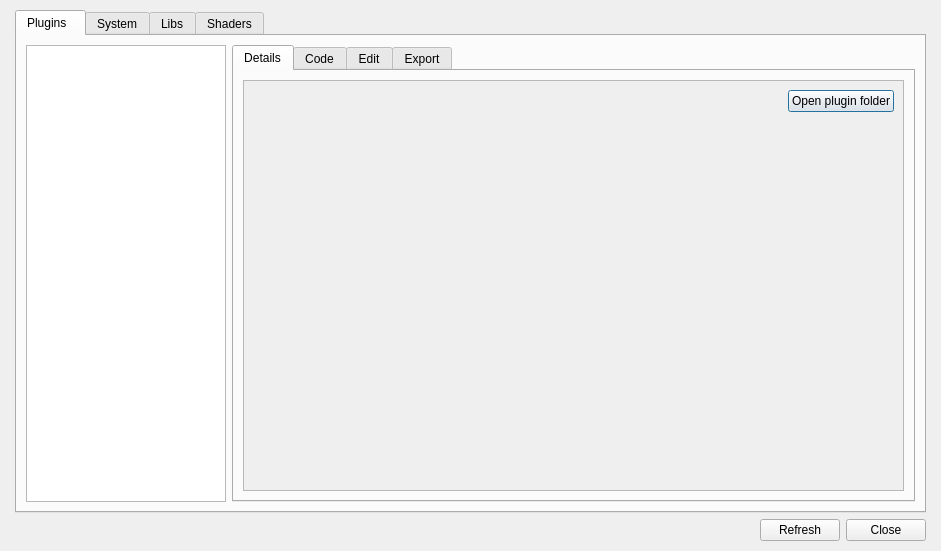
<?xml version="1.0" encoding="UTF-8"?>
<ui version="4.0">
 <class>DialogScripts</class>
 <widget class="QDialog" name="DialogScripts">
  <property name="geometry">
   <rect>
    <x>0</x>
    <y>0</y>
    <width>941</width>
    <height>551</height>
   </rect>
  </property>
  <property name="windowTitle">
   <string>Dialog</string>
  </property>
  <layout class="QGridLayout" name="gridLayout">
   <property name="leftMargin">
    <number>15</number>
   </property>
   <property name="topMargin">
    <number>10</number>
   </property>
   <property name="rightMargin">
    <number>15</number>
   </property>
   <property name="bottomMargin">
    <number>10</number>
   </property>
   <item row="0" column="0">
    <layout class="QVBoxLayout" name="verticalLayout" stretch="1,0">
     <item>
      <widget class="QTabWidget" name="tabWidget">
       <property name="currentIndex">
        <number>0</number>
       </property>
       <widget class="QWidget" name="tabPlugins">
        <attribute name="title">
         <string>Plugins  </string>
        </attribute>
        <layout class="QGridLayout" name="gridLayout_2">
         <item row="0" column="0">
          <layout class="QHBoxLayout" name="horizontalLayout_3" stretch="0,0">
           <item>
            <widget class="WidgetSuperTree" name="treeViewPlugins">
             <property name="minimumSize">
              <size>
               <width>200</width>
               <height>0</height>
              </size>
             </property>
             <property name="maximumSize">
              <size>
               <width>200</width>
               <height>16777215</height>
              </size>
             </property>
             <attribute name="headerVisible">
              <bool>false</bool>
             </attribute>
            </widget>
           </item>
           <item>
            <widget class="QTabWidget" name="tabWidgetPlugin">
             <property name="currentIndex">
              <number>0</number>
             </property>
             <widget class="QWidget" name="tab">
              <attribute name="title">
               <string>Details</string>
              </attribute>
              <layout class="QGridLayout" name="gridLayout_4">
               <item row="0" column="0">
                <widget class="QScrollArea" name="scrollArea">
                 <property name="widgetResizable">
                  <bool>true</bool>
                 </property>
                 <widget class="QWidget" name="scrollAreaWidgetContents">
                  <property name="geometry">
                   <rect>
                    <x>0</x>
                    <y>0</y>
                    <width>655</width>
                    <height>394</height>
                   </rect>
                  </property>
                  <layout class="QGridLayout" name="gridLayout_5">
                   <item row="0" column="0">
                    <layout class="QVBoxLayout" name="verticalLayout_2" stretch="0,1">
                     <item>
                      <layout class="QHBoxLayout" name="horizontalLayout_4">
                       <item>
                        <spacer name="horizontalSpacer_2">
                         <property name="orientation">
                          <enum>Qt::Horizontal</enum>
                         </property>
                         <property name="sizeHint" stdset="0">
                          <size>
                           <width>40</width>
                           <height>20</height>
                          </size>
                         </property>
                        </spacer>
                       </item>
                       <item>
                        <widget class="QPushButton" name="pushButtonOpenPluginFolder">
                         <property name="text">
                          <string>Open plugin folder</string>
                         </property>
                        </widget>
                       </item>
                      </layout>
                     </item>
                     <item>
                      <widget class="PanelPluginDetails" name="panelPluginDetails" native="true"/>
                     </item>
                    </layout>
                   </item>
                  </layout>
                 </widget>
                </widget>
               </item>
              </layout>
             </widget>
             <widget class="QWidget" name="tab_2">
              <attribute name="title">
               <string>Code</string>
              </attribute>
              <layout class="QGridLayout" name="gridLayout_3">
               <item row="0" column="0">
                <widget class="WidgetCode" name="widgetCodePlugin">
                 <property name="enabled">
                  <bool>true</bool>
                 </property>
                </widget>
               </item>
              </layout>
             </widget>
             <widget class="QWidget" name="tab_4">
              <attribute name="title">
               <string>Edit</string>
              </attribute>
              <layout class="QGridLayout" name="gridLayout_7">
               <item row="0" column="0">
                <widget class="QScrollArea" name="scrollArea_2">
                 <property name="widgetResizable">
                  <bool>true</bool>
                 </property>
                 <widget class="QWidget" name="scrollAreaWidgetContents_2">
                  <property name="geometry">
                   <rect>
                    <x>0</x>
                    <y>0</y>
                    <width>641</width>
                    <height>882</height>
                   </rect>
                  </property>
                  <layout class="QGridLayout" name="gridLayout_9">
                   <item row="0" column="0">
                    <layout class="QGridLayout" name="gridLayout_8">
                     <item row="0" column="0">
                      <widget class="QLabel" name="labelName">
                       <property name="text">
                        <string>Name:</string>
                       </property>
                       <property name="textFormat">
                        <enum>Qt::RichText</enum>
                       </property>
                       <property name="wordWrap">
                        <bool>true</bool>
                       </property>
                      </widget>
                     </item>
                     <item row="2" column="0">
                      <widget class="QLabel" name="labelDescritpion">
                       <property name="text">
                        <string>Description:</string>
                       </property>
                       <property name="textFormat">
                        <enum>Qt::RichText</enum>
                       </property>
                       <property name="wordWrap">
                        <bool>true</bool>
                       </property>
                      </widget>
                     </item>
                     <item row="1" column="0">
                      <widget class="QLabel" name="labelAuthor">
                       <property name="text">
                        <string>Author:</string>
                       </property>
                       <property name="textFormat">
                        <enum>Qt::RichText</enum>
                       </property>
                       <property name="wordWrap">
                        <bool>true</bool>
                       </property>
                      </widget>
                     </item>
                     <item row="7" column="0">
                      <widget class="QLabel" name="labelCategory">
                       <property name="text">
                        <string>Category:</string>
                       </property>
                      </widget>
                     </item>
                     <item row="2" column="1" rowspan="2">
                      <widget class="QPlainTextEdit" name="plainTextEditDescription"/>
                     </item>
                     <item row="4" column="0">
                      <widget class="QLabel" name="labelVersion">
                       <property name="text">
                        <string>Version:</string>
                       </property>
                       <property name="textFormat">
                        <enum>Qt::RichText</enum>
                       </property>
                       <property name="wordWrap">
                        <bool>true</bool>
                       </property>
                      </widget>
                     </item>
                     <item row="0" column="1">
                      <widget class="QLineEdit" name="lineEditName"/>
                     </item>
                     <item row="3" column="0">
                      <spacer name="verticalSpacer">
                       <property name="orientation">
                        <enum>Qt::Vertical</enum>
                       </property>
                       <property name="sizeHint" stdset="0">
                        <size>
                         <width>78</width>
                         <height>40</height>
                        </size>
                       </property>
                      </spacer>
                     </item>
                     <item row="4" column="1">
                      <widget class="QLineEdit" name="lineEditVersion"/>
                     </item>
                     <item row="1" column="1">
                      <widget class="QLineEdit" name="lineEditAuthor"/>
                     </item>
                     <item row="8" column="0" colspan="2">
                      <widget class="QGroupBox" name="groupBoxParameters">
                       <property name="title">
                        <string>Parameters</string>
                       </property>
                       <layout class="QGridLayout" name="gridLayout_6">
                        <item row="1" column="0">
                         <widget class="WidgetSuperTree" name="treeViewEditParameter"/>
                        </item>
                       </layout>
                      </widget>
                     </item>
                     <item row="5" column="1">
                      <widget class="QLineEdit" name="lineEditWebsite"/>
                     </item>
                     <item row="5" column="0">
                      <widget class="QLabel" name="labelWebsite">
                       <property name="text">
                        <string>Website:</string>
                       </property>
                       <property name="textFormat">
                        <enum>Qt::RichText</enum>
                       </property>
                       <property name="wordWrap">
                        <bool>true</bool>
                       </property>
                      </widget>
                     </item>
                     <item row="9" column="0" colspan="2">
                      <widget class="QGroupBox" name="groupBoxCommands">
                       <property name="minimumSize">
                        <size>
                         <width>0</width>
                         <height>0</height>
                        </size>
                       </property>
                       <property name="title">
                        <string>Commands</string>
                       </property>
                       <layout class="QGridLayout" name="gridLayout_10">
                        <item row="0" column="0">
                         <widget class="WidgetSuperTree" name="treeViewEditCommands"/>
                        </item>
                       </layout>
                      </widget>
                     </item>
                     <item row="6" column="1">
                      <widget class="QLineEdit" name="lineEditTutorial"/>
                     </item>
                     <item row="6" column="0">
                      <widget class="QLabel" name="labelTutorial">
                       <property name="text">
                        <string>Tutorial:</string>
                       </property>
                       <property name="textFormat">
                        <enum>Qt::RichText</enum>
                       </property>
                       <property name="wordWrap">
                        <bool>true</bool>
                       </property>
                      </widget>
                     </item>
                     <item row="7" column="1">
                      <widget class="ComboBoxWheel" name="comboBoxCategory"/>
                     </item>
                    </layout>
                   </item>
                  </layout>
                 </widget>
                </widget>
               </item>
              </layout>
             </widget>
             <widget class="QWidget" name="tab_3">
              <attribute name="title">
               <string>Export</string>
              </attribute>
              <layout class="QGridLayout" name="gridLayout_11">
               <item row="0" column="0">
                <layout class="QVBoxLayout" name="verticalLayout_3" stretch="0,0,0,1">
                 <property name="spacing">
                  <number>15</number>
                 </property>
                 <item>
                  <layout class="QHBoxLayout" name="horizontalLayout_5">
                   <item>
                    <widget class="QLabel" name="labelExport1">
                     <property name="text">
                      <string>You can export this plugin localy (.zip):</string>
                     </property>
                     <property name="textFormat">
                      <enum>Qt::RichText</enum>
                     </property>
                    </widget>
                   </item>
                   <item>
                    <spacer name="horizontalSpacer_3">
                     <property name="orientation">
                      <enum>Qt::Horizontal</enum>
                     </property>
                     <property name="sizeHint" stdset="0">
                      <size>
                       <width>248</width>
                       <height>20</height>
                      </size>
                     </property>
                    </spacer>
                   </item>
                  </layout>
                 </item>
                 <item>
                  <layout class="QHBoxLayout" name="horizontalLayout_6" stretch="0,0,1">
                   <item>
                    <spacer name="horizontalSpacer_4">
                     <property name="orientation">
                      <enum>Qt::Horizontal</enum>
                     </property>
                     <property name="sizeHint" stdset="0">
                      <size>
                       <width>40</width>
                       <height>20</height>
                      </size>
                     </property>
                    </spacer>
                   </item>
                   <item>
                    <widget class="QPushButton" name="pushButtonExport">
                     <property name="minimumSize">
                      <size>
                       <width>150</width>
                       <height>30</height>
                      </size>
                     </property>
                     <property name="maximumSize">
                      <size>
                       <width>150</width>
                       <height>30</height>
                      </size>
                     </property>
                     <property name="text">
                      <string>Export...</string>
                     </property>
                    </widget>
                   </item>
                   <item>
                    <spacer name="horizontalSpacer_5">
                     <property name="orientation">
                      <enum>Qt::Horizontal</enum>
                     </property>
                     <property name="sizeHint" stdset="0">
                      <size>
                       <width>40</width>
                       <height>20</height>
                      </size>
                     </property>
                    </spacer>
                   </item>
                  </layout>
                 </item>
                 <item>
                  <widget class="QLabel" name="labelExport2">
                   <property name="text">
                    <string>To export to the online database you can send the .zip to:</string>
                   </property>
                   <property name="textFormat">
                    <enum>Qt::RichText</enum>
                   </property>
                   <property name="wordWrap">
                    <bool>true</bool>
                   </property>
                   <property name="openExternalLinks">
                    <bool>true</bool>
                   </property>
                  </widget>
                 </item>
                 <item>
                  <spacer name="verticalSpacer_2">
                   <property name="orientation">
                    <enum>Qt::Vertical</enum>
                   </property>
                   <property name="sizeHint" stdset="0">
                    <size>
                     <width>608</width>
                     <height>40</height>
                    </size>
                   </property>
                  </spacer>
                 </item>
                </layout>
               </item>
              </layout>
             </widget>
            </widget>
           </item>
          </layout>
         </item>
        </layout>
       </widget>
       <widget class="QWidget" name="tabSystem">
        <attribute name="title">
         <string>System</string>
        </attribute>
        <layout class="QGridLayout" name="gridLayout_12">
         <item row="0" column="0">
          <layout class="QHBoxLayout" name="horizontalLayout">
           <item>
            <widget class="WidgetSuperTree" name="treeViewSystem">
             <property name="minimumSize">
              <size>
               <width>200</width>
               <height>0</height>
              </size>
             </property>
             <property name="maximumSize">
              <size>
               <width>200</width>
               <height>16777215</height>
              </size>
             </property>
             <property name="horizontalScrollBarPolicy">
              <enum>Qt::ScrollBarAsNeeded</enum>
             </property>
             <property name="sizeAdjustPolicy">
              <enum>QAbstractScrollArea::AdjustToContents</enum>
             </property>
             <property name="headerHidden">
              <bool>true</bool>
             </property>
             <attribute name="headerVisible">
              <bool>false</bool>
             </attribute>
             <attribute name="headerStretchLastSection">
              <bool>true</bool>
             </attribute>
            </widget>
           </item>
           <item>
            <layout class="QVBoxLayout" name="verticalLayout_4">
             <item>
              <widget class="WidgetCode" name="widgetCodeSystem">
               <property name="enabled">
                <bool>true</bool>
               </property>
              </widget>
             </item>
            </layout>
           </item>
          </layout>
         </item>
        </layout>
       </widget>
       <widget class="QWidget" name="TabLibs">
        <attribute name="title">
         <string>Libs</string>
        </attribute>
        <layout class="QGridLayout" name="gridLayout_15">
         <item row="0" column="0">
          <layout class="QHBoxLayout" name="horizontalLayout_9">
           <item>
            <widget class="WidgetSuperTree" name="treeViewLibs">
             <property name="minimumSize">
              <size>
               <width>200</width>
               <height>0</height>
              </size>
             </property>
             <property name="maximumSize">
              <size>
               <width>200</width>
               <height>16777215</height>
              </size>
             </property>
             <property name="horizontalScrollBarPolicy">
              <enum>Qt::ScrollBarAsNeeded</enum>
             </property>
             <property name="sizeAdjustPolicy">
              <enum>QAbstractScrollArea::AdjustToContents</enum>
             </property>
             <property name="headerHidden">
              <bool>true</bool>
             </property>
             <attribute name="headerVisible">
              <bool>false</bool>
             </attribute>
             <attribute name="headerStretchLastSection">
              <bool>true</bool>
             </attribute>
            </widget>
           </item>
           <item>
            <layout class="QVBoxLayout" name="verticalLayout_7">
             <item>
              <widget class="WidgetCode" name="widgetCodeLibs">
               <property name="enabled">
                <bool>true</bool>
               </property>
              </widget>
             </item>
            </layout>
           </item>
          </layout>
         </item>
        </layout>
       </widget>
       <widget class="QWidget" name="tab_5">
        <attribute name="title">
         <string>Shaders</string>
        </attribute>
        <layout class="QGridLayout" name="gridLayout_14">
         <item row="0" column="0">
          <layout class="QHBoxLayout" name="horizontalLayout_8">
           <item>
            <widget class="WidgetSuperTree" name="treeViewShaders">
             <property name="minimumSize">
              <size>
               <width>200</width>
               <height>0</height>
              </size>
             </property>
             <property name="maximumSize">
              <size>
               <width>200</width>
               <height>16777215</height>
              </size>
             </property>
             <property name="horizontalScrollBarPolicy">
              <enum>Qt::ScrollBarAsNeeded</enum>
             </property>
             <property name="sizeAdjustPolicy">
              <enum>QAbstractScrollArea::AdjustToContents</enum>
             </property>
             <property name="headerHidden">
              <bool>true</bool>
             </property>
             <attribute name="headerVisible">
              <bool>false</bool>
             </attribute>
             <attribute name="headerStretchLastSection">
              <bool>true</bool>
             </attribute>
            </widget>
           </item>
           <item>
            <layout class="QVBoxLayout" name="verticalLayout_6">
             <item>
              <widget class="WidgetCode" name="widgetCodeShaders">
               <property name="enabled">
                <bool>true</bool>
               </property>
              </widget>
             </item>
            </layout>
           </item>
          </layout>
         </item>
        </layout>
       </widget>
      </widget>
     </item>
     <item>
      <layout class="QHBoxLayout" name="horizontalLayout_2" stretch="1,0,0">
       <item>
        <spacer name="horizontalSpacer">
         <property name="orientation">
          <enum>Qt::Horizontal</enum>
         </property>
         <property name="sizeHint" stdset="0">
          <size>
           <width>40</width>
           <height>20</height>
          </size>
         </property>
        </spacer>
       </item>
       <item>
        <widget class="QPushButton" name="pushButtonRefresh">
         <property name="text">
          <string>Refresh</string>
         </property>
        </widget>
       </item>
       <item>
        <widget class="QPushButton" name="pushButtonClose">
         <property name="text">
          <string>Close</string>
         </property>
        </widget>
       </item>
      </layout>
     </item>
    </layout>
   </item>
  </layout>
 </widget>
 <customwidgets>
  <customwidget>
   <class>WidgetSuperTree</class>
   <extends>QTreeView</extends>
   <header>widgetsupertree.h</header>
  </customwidget>
  <customwidget>
   <class>PanelPluginDetails</class>
   <extends>QWidget</extends>
   <header>panelplugindetails.h</header>
   <container>1</container>
  </customwidget>
  <customwidget>
   <class>WidgetCode</class>
   <extends>QPlainTextEdit</extends>
   <header>widgetcode.h</header>
  </customwidget>
  <customwidget>
   <class>ComboBoxWheel</class>
   <extends>QComboBox</extends>
   <header>comboboxwheel.h</header>
  </customwidget>
 </customwidgets>
 <resources/>
 <connections>
  <connection>
   <sender>pushButtonClose</sender>
   <signal>clicked()</signal>
   <receiver>DialogScripts</receiver>
   <slot>accept()</slot>
   <hints>
    <hint type="sourcelabel">
     <x>826</x>
     <y>524</y>
    </hint>
    <hint type="destinationlabel">
     <x>857</x>
     <y>547</y>
    </hint>
   </hints>
  </connection>
 </connections>
</ui>
